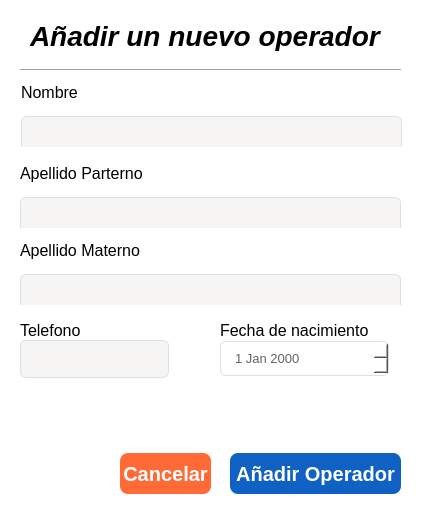
<?xml version="1.0" encoding="UTF-8"?>
<ui version="4.0">
 <class>Dialog</class>
 <widget class="QDialog" name="Dialog">
  <property name="geometry">
   <rect>
    <x>0</x>
    <y>0</y>
    <width>424</width>
    <height>517</height>
   </rect>
  </property>
  <property name="minimumSize">
   <size>
    <width>424</width>
    <height>517</height>
   </size>
  </property>
  <property name="maximumSize">
   <size>
    <width>424</width>
    <height>517</height>
   </size>
  </property>
  <property name="font">
   <font>
    <pointsize>20</pointsize>
   </font>
  </property>
  <property name="windowTitle">
   <string>Dialog</string>
  </property>
  <property name="styleSheet">
   <string notr="true">QDialog{
	background-color:white;
}

QLineEdit{
	border: 1px solid gray; 
	border-radius: 6px;
	padding-left: 15px;
	height: 24px;
}

QDateEdit{
	border: 1px solid gray; 
	border-radius: 6px;
	padding-left: 15px;
	height: 21px;
}



</string>
  </property>
  <widget class="Line" name="line">
   <property name="geometry">
    <rect>
     <x>20</x>
     <y>60</y>
     <width>381</width>
     <height>20</height>
    </rect>
   </property>
   <property name="orientation">
    <enum>Qt::Orientation::Horizontal</enum>
   </property>
  </widget>
  <widget class="QLabel" name="label">
   <property name="geometry">
    <rect>
     <x>30</x>
     <y>20</y>
     <width>361</width>
     <height>31</height>
    </rect>
   </property>
   <property name="font">
    <font>
     <pointsize>21</pointsize>
     <italic>true</italic>
     <bold>true</bold>
    </font>
   </property>
   <property name="text">
    <string>Añadir un nuevo operador</string>
   </property>
  </widget>
  <widget class="QPushButton" name="pushButton">
   <property name="geometry">
    <rect>
     <x>230</x>
     <y>453</y>
     <width>171</width>
     <height>41</height>
    </rect>
   </property>
   <property name="font">
    <font>
     <pointsize>-1</pointsize>
     <bold>true</bold>
    </font>
   </property>
   <property name="styleSheet">
    <string notr="true">QPushButton{
	background: #1061C4;
	color:WHITE;
	border:none;
	border-radius: 8px;
	font-weight: bold;
	font-size: 20px;
}
QPushButton:hover {
    background-color: #0D4FAB;    
}

QPushButton:pressed {
    background-color: #0A3F8A;     
}</string>
   </property>
   <property name="text">
    <string>Añadir Operador</string>
   </property>
  </widget>
  <widget class="QPushButton" name="can_pushButton">
   <property name="geometry">
    <rect>
     <x>120</x>
     <y>453</y>
     <width>91</width>
     <height>41</height>
    </rect>
   </property>
   <property name="font">
    <font>
     <pointsize>-1</pointsize>
     <bold>true</bold>
    </font>
   </property>
   <property name="styleSheet">
    <string notr="true">QPushButton{
	background: #FF6A36;
	color:WHITE;
	border:none;
	border-radius: 8px;
	font-weight: bold;
	font-size: 20px;
}
QPushButton:hover {
    background-color: #E85F30;   /* Naranja más oscuro */
}

QPushButton:pressed {
    background-color: #CC532A;   /* Más oscuro para click */
}</string>
   </property>
   <property name="text">
    <string>Cancelar</string>
   </property>
  </widget>
  <widget class="QWidget" name="">
   <property name="geometry">
    <rect>
     <x>21</x>
     <y>81</y>
     <width>381</width>
     <height>66</height>
    </rect>
   </property>
   <layout class="QVBoxLayout" name="verticalLayout">
    <item>
     <widget class="QLabel" name="label_2">
      <property name="font">
       <font>
        <pointsize>12</pointsize>
       </font>
      </property>
      <property name="text">
       <string>Nombre</string>
      </property>
     </widget>
    </item>
    <item>
     <widget class="QLineEdit" name="name_lineEdit">
      <property name="minimumSize">
       <size>
        <width>0</width>
        <height>38</height>
       </size>
      </property>
      <property name="maximumSize">
       <size>
        <width>16777215</width>
        <height>24</height>
       </size>
      </property>
      <property name="font">
       <font>
        <pointsize>-1</pointsize>
       </font>
      </property>
      <property name="styleSheet">
       <string notr="true">QLineEdit {
    
	background-color: rgb(246, 245, 244);
    border: 1px solid #dcdfe6;
    border-radius: 6px;
    padding: 6px 12px;
    font-size: 13px;
    color: #606266;
    min-height: 18px;
}

</string>
      </property>
     </widget>
    </item>
   </layout>
  </widget>
  <widget class="QWidget" name="">
   <property name="geometry">
    <rect>
     <x>20</x>
     <y>162</y>
     <width>381</width>
     <height>66</height>
    </rect>
   </property>
   <layout class="QVBoxLayout" name="verticalLayout_2">
    <item>
     <widget class="QLabel" name="label_3">
      <property name="font">
       <font>
        <pointsize>12</pointsize>
       </font>
      </property>
      <property name="text">
       <string>Apellido Parterno</string>
      </property>
     </widget>
    </item>
    <item>
     <widget class="QLineEdit" name="ap_lineEdit">
      <property name="minimumSize">
       <size>
        <width>0</width>
        <height>38</height>
       </size>
      </property>
      <property name="maximumSize">
       <size>
        <width>16777215</width>
        <height>24</height>
       </size>
      </property>
      <property name="font">
       <font>
        <pointsize>-1</pointsize>
       </font>
      </property>
      <property name="styleSheet">
       <string notr="true">QLineEdit {
    background-color: rgb(246, 245, 244);
    border: 1px solid #dcdfe6;
    border-radius: 6px;
    padding: 6px 12px;
    font-size: 13px;
    color: #606266;
    min-height: 18px;
}
</string>
      </property>
     </widget>
    </item>
   </layout>
  </widget>
  <widget class="QWidget" name="">
   <property name="geometry">
    <rect>
     <x>20</x>
     <y>239</y>
     <width>381</width>
     <height>66</height>
    </rect>
   </property>
   <layout class="QVBoxLayout" name="verticalLayout_5">
    <item>
     <widget class="QLabel" name="label_5">
      <property name="font">
       <font>
        <pointsize>12</pointsize>
       </font>
      </property>
      <property name="text">
       <string>Apellido Materno</string>
      </property>
     </widget>
    </item>
    <item>
     <widget class="QLineEdit" name="am_lineEdit">
      <property name="minimumSize">
       <size>
        <width>0</width>
        <height>38</height>
       </size>
      </property>
      <property name="maximumSize">
       <size>
        <width>16777215</width>
        <height>24</height>
       </size>
      </property>
      <property name="font">
       <font>
        <pointsize>-1</pointsize>
       </font>
      </property>
      <property name="styleSheet">
       <string notr="true">QLineEdit {
    background-color: rgb(246, 245, 244);
    border: 1px solid #dcdfe6;
    border-radius: 6px;
    padding: 6px 12px;
    font-size: 13px;
    color: #606266;
    min-height: 18px;
}
</string>
      </property>
     </widget>
    </item>
   </layout>
  </widget>
  <widget class="QLineEdit" name="tel_lineEdit">
   <property name="geometry">
    <rect>
     <x>20</x>
     <y>340</y>
     <width>149</width>
     <height>38</height>
    </rect>
   </property>
   <property name="minimumSize">
    <size>
     <width>0</width>
     <height>38</height>
    </size>
   </property>
   <property name="maximumSize">
    <size>
     <width>16777215</width>
     <height>24</height>
    </size>
   </property>
   <property name="font">
    <font>
     <pointsize>-1</pointsize>
    </font>
   </property>
   <property name="styleSheet">
    <string notr="true">QLineEdit {
    background-color: rgb(246, 245, 244);
    border: 1px solid #dcdfe6;
    border-radius: 6px;
    padding: 6px 12px;
    font-size: 13px;
    color: #606266;
    min-height: 18px;
}
</string>
   </property>
  </widget>
  <widget class="QLabel" name="label_4">
   <property name="geometry">
    <rect>
     <x>20</x>
     <y>320</y>
     <width>66</width>
     <height>20</height>
    </rect>
   </property>
   <property name="font">
    <font>
     <pointsize>12</pointsize>
    </font>
   </property>
   <property name="text">
    <string>Telefono</string>
   </property>
  </widget>
  <widget class="QDateEdit" name="dateEdit">
   <property name="geometry">
    <rect>
     <x>220</x>
     <y>341</y>
     <width>169</width>
     <height>35</height>
    </rect>
   </property>
   <property name="minimumSize">
    <size>
     <width>0</width>
     <height>35</height>
    </size>
   </property>
   <property name="maximumSize">
    <size>
     <width>16777215</width>
     <height>24</height>
    </size>
   </property>
   <property name="font">
    <font>
     <pointsize>-1</pointsize>
    </font>
   </property>
   <property name="styleSheet">
    <string notr="true">
    background-color: #ffffff;
    border: 1px solid #dcdfe6;
    border-radius: 6px;
    padding: 6px 12px;
    font-size: 13px;
    color: #606266;
    min-height: 18px;
</string>
   </property>
   <property name="maximumDate">
    <date>
     <year>9997</year>
     <month>12</month>
     <day>31</day>
    </date>
   </property>
   <property name="calendarPopup">
    <bool>false</bool>
   </property>
  </widget>
  <widget class="QLabel" name="label_6">
   <property name="geometry">
    <rect>
     <x>220</x>
     <y>320</y>
     <width>157</width>
     <height>20</height>
    </rect>
   </property>
   <property name="font">
    <font>
     <pointsize>12</pointsize>
    </font>
   </property>
   <property name="text">
    <string>Fecha de nacimiento</string>
   </property>
  </widget>
 </widget>
 <resources/>
 <connections/>
</ui>
